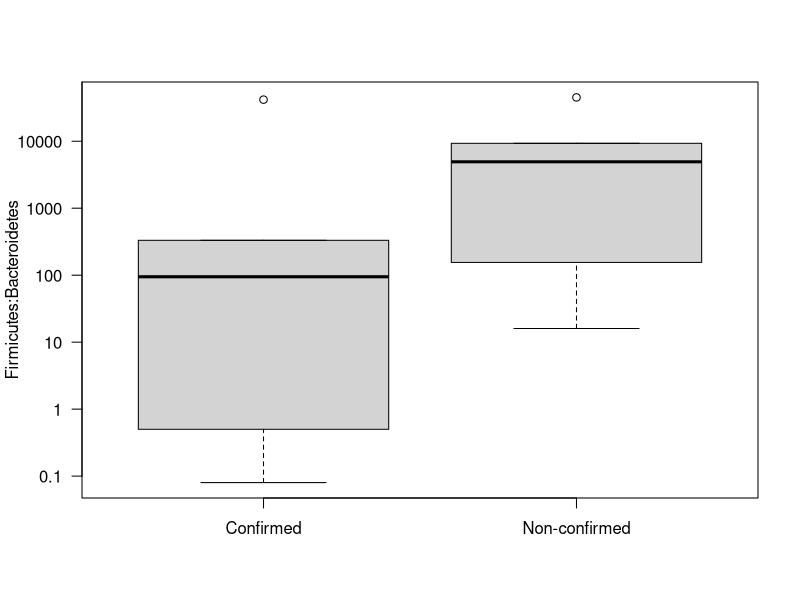

The R script that drew this image:
#define variables for plot
groups <- c("Confirmed", "Non-confirmed")
FP <- c(0.04, 0.03, 0.36, 0.06, 0.02, 5.1, 2.3, 0.07, 0.5, 1.2, 28.7, 13.0, 48.0, 3428.3)
FB <- c(NA, 41800, 183, 0.5, 6.3, NA, 332, 0.08, 45143, 155, 7770, 9320, 2095, 16)

#make data frome
df <- data.frame (FP, FB)

# define y-axis tick marks
y <- c("0.1", "1", "10", "100", "1000", "10000", "100000")

#generate plot
boxplot (df$FB[1:8], df$FB[9:14], ylab= "Firmicutes:Bacteroidetes", log ="y", names = groups, yaxt="n")
axis (2, at = y, labels =y, las=1)